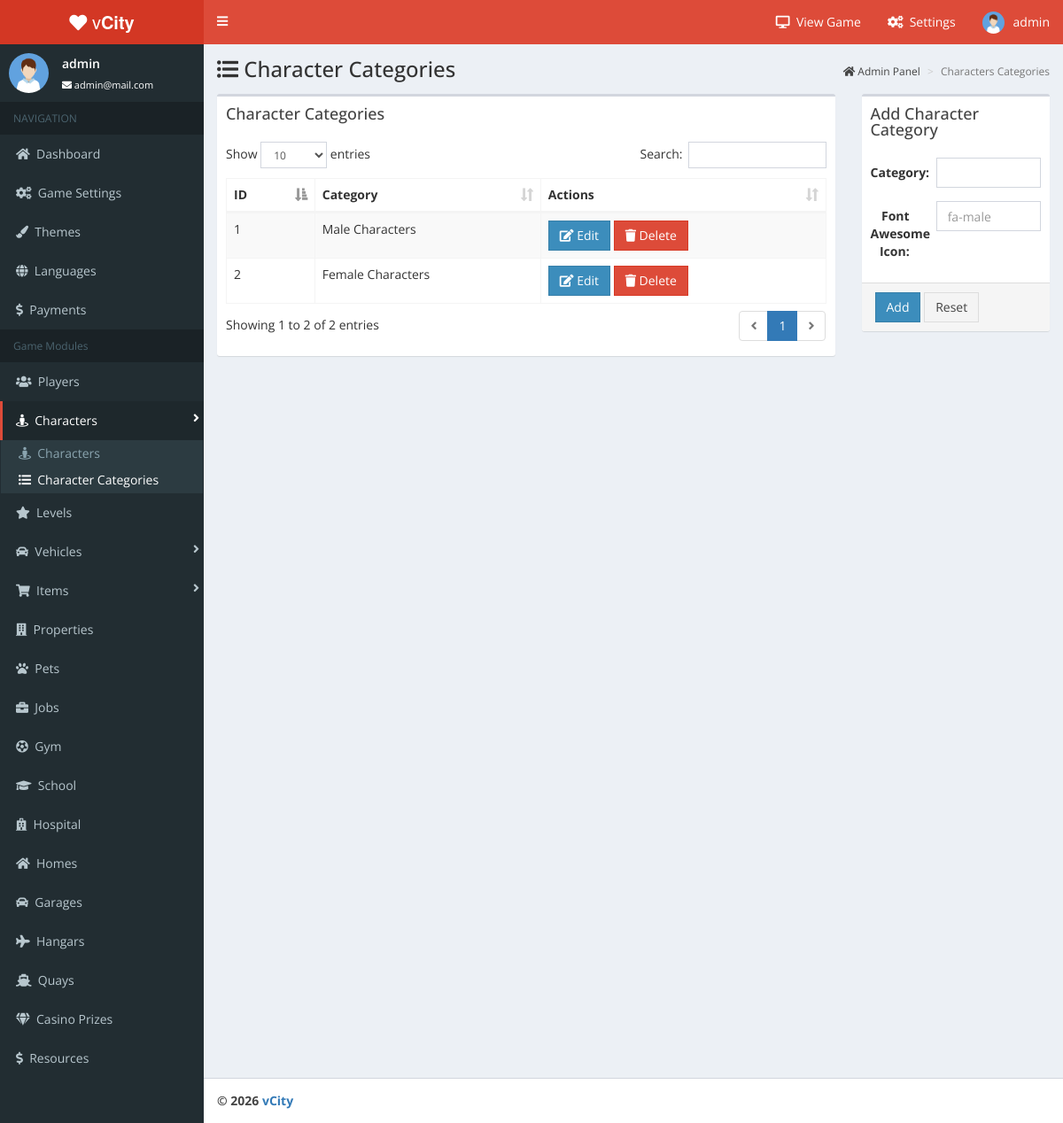
The page /admin/character-categories.php (signed in) on the database its author committed.
### tables this page shows
CREATE TABLE `players` (
  `id` int(11) NOT NULL,
  `username` varchar(255) NOT NULL,
  `password` varchar(255) NOT NULL,
  `email` varchar(255) NOT NULL,
  `avatar` varchar(255) NOT NULL DEFAULT 'images/icons/default-avatar.jpg',
  `role` varchar(255) NOT NULL DEFAULT 'Player',
  `level` int(11) NOT NULL DEFAULT '1',
  `money` int(11) NOT NULL DEFAULT '1500',
  `gold` int(11) NOT NULL DEFAULT '20',
  `respect` int(11) NOT NULL DEFAULT '0',
  `health` int(11) NOT NULL DEFAULT '100',
  `energy` int(11) NOT NULL DEFAULT '100',
  `power` int(11) NOT NULL DEFAULT '0',
  `agility` int(11) NOT NULL DEFAULT '0',
  `endurance` int(11) NOT NULL DEFAULT '0',
  `intelligence` int(11) NOT NULL DEFAULT '0',
  `character_id` int(11) NOT NULL DEFAULT '0',
  `home_id` int(11) NOT NULL DEFAULT '1',
  `garage_id` int(11) NOT NULL DEFAULT '0',
  `hangar_id` int(11) NOT NULL DEFAULT '0',
  `quay_id` int(11) NOT NULL DEFAULT '0',
  `bank` int(11) NOT NULL DEFAULT '0',
  `spins` int(11) NOT NULL DEFAULT '2',
  `theme` int(11) NOT NULL DEFAULT '1',
  `language` varchar(255) NOT NULL,
  `timeonline` varchar(255) NOT NULL
);

CREATE TABLE `character_categories` (
  `id` int(11) NOT NULL,
  `fa_icon` varchar(255) NOT NULL,
  `category` varchar(255) NOT NULL
);

### admin/character-categories.php (the view, shortened to what this page needs)
<?php
require("core.php");
head();
?>
<div class="content-wrapper">
			<div id="content-container">
				<section class="content-header">
    			  <h1><i class="fas fa-list-ul"></i> Character Categories</h1>
    			  <ol class="breadcrumb">
   			         <li><a href="dashboard.php"><i class="fas fa-home"></i> Admin Panel</a></li>
    			     <li class="active">Characters Categories</li>
    			  </ol>
    			</section>
				<section class="content">
                <div class="row">
				<div class="col-md-9">
				    <div class="box">
						<div class="box-header">
							<h3 class="box-title">Character Categories</h3>
						</div>
						<div class="box-body">
<table id="dt-basic" class="table table-striped table-bordered table-hover" cellspacing="0" width="100%">
									<thead>
										<tr>
											<th>ID</th>
											<th>Category</th>
											<th>Actions</th>
										</tr>
									</thead>
									<tbody>
<?php
$query = mysqli_query($connect, "SELECT * FROM `character_categories`");
while ($row = mysqli_fetch_assoc($query)) {
    echo '
										<tr>
											<td>' . $row['id'] . '</td>
                                            <td>' . $row['category'] . '</td>
											<td>
                                            <a href="?edit-id=' . $row['id'] . '" class="btn btn-flat btn-flat btn-primary"><i class="fas fa-edit"></i> Edit</a>
                                            <a href="?delete-id=' . $row['id'] . '" class="btn btn-flat btn-flat btn-danger"><i class="fas fa-trash"></i> Delete</a>
											</td>
										</tr>
';
}
?>
									</tbody>
								</table>
                        </div>
                     </div>
                </div>
				<div class="col-md-3">
<form class="form-horizontal" action="" method="post">
				     <div class="box">
						<div class="box-header">
							<h3 class="box-title">Add Character Category</h3>
						</div>
				        <div class="box-body">
								<div class="form-group">
											<label class="col-sm-4 control-label">Category: </label>
											<div class="col-sm-8">
												<input type="text" name="category" class="form-control" required>
											</div>
							    </div>
								<div class="form-group">
											<label class="col-sm-4 control-label">Font Awesome Icon: </label>
											<div class="col-sm-8">
												<input type="text" name="fa-icon" class="form-control" placeholder="fa-male" required>
											</div>
								</div>
                        </div>
                        <div class="panel-footer">
							<button class="btn btn-flat btn-primary" name="add" type="submit">Add</button>
							<button type="reset" class="btn btn-flat btn-default">Reset</button>
				        </div>
				     </div>
</form>
				</div>
				</div>
				</div>
			</div>
<?php
footer();
?>

### admin/core.php (shortened to what this page needs)
<?php
function head()
{
    include '../config.php';
?>
<!DOCTYPE html>
<html>
<head>
    <link href="https://maxcdn.bootstrapcdn.com/bootstrap/3.3.7/css/bootstrap.min.css" rel="stylesheet">
    <link rel="stylesheet" href="assets/css/red-skin.min.css">
    <link href="https://use.fontawesome.com/releases/v5.0.6/css/all.css" rel="stylesheet">
    <link href="assets/css/admin.min.css" rel="stylesheet">
    <link href="assets/plugins/datatables/datatables.min.css" rel="stylesheet">
    <link href="assets/plugins/datepicker/datepicker.min.css" rel="stylesheet">
</head>
<body class="hold-transition skin-red sidebar-mini" onload="startTime()">
<div class="wrapper">
  <header class="main-header">
    <a href="dashboard.php" class="logo">
      <span class="logo-lg"><i class="fas fa-heart"></i> v<strong>City</strong></span>
    </a>
    <nav class="navbar navbar-static-top">
      <a href="#" class="sidebar-toggle" data-toggle="push-menu" role="button">
	    <i class="fas fa-bars"></i>
      </a>
      <div class="navbar-custom-menu">
        <ul class="nav navbar-nav">
          <li>
             <a href="../" target="_blank">
			 <span><i class="fas fa-desktop"></i>&nbsp;&nbsp;View Game</span>
			 </a>
          </li>
          <li>
             <a href="game-settings.php"><span><i class="fas fa-cogs"></i>&nbsp;&nbsp;Settings</span></a>
          </li>
<?php
    $uname = $_SESSION['username'];
    $suser = mysqli_query($connect, "SELECT * FROM `players` WHERE username='$uname' AND role='Admin'");
    $urow  = mysqli_fetch_array($suser);
?>
          <li class="dropdown user user-menu">
            <a href="#" class="dropdown-toggle" data-toggle="dropdown">
              <img src="assets/img/avatar.png" class="user-image" alt="Admin Image">
              <span class="hidden-xs"><?php
    echo $_SESSION['username'];
?></span>
            </a>
          </li>
        </ul>
      </div>
    </nav>
  </header>
  <aside class="main-sidebar">
    <section class="sidebar">
      <div class="user-panel">
        <div class="pull-left image">
          <img src="assets/img/avatar.png" class="img-circle" alt="User Image">
        </div>
        <div class="pull-left info">
          <p><?php
    echo $_SESSION['username'];
?></p>
          <a href="#"><i class="fas fa-envelope"></i> <?php
    echo $urow['email'];
?></a>
        </div>
      </div>
      <ul class="sidebar-menu" data-widget="tree">
        <li class="header">NAVIGATION</li>
        <li <?php
    if (basename($_SERVER['SCRIPT_NAME']) == 'dashboard.php') {
        echo 'class="active"';
    }
?>>
           <a href="dashboard.php">
              <i class="fas fa-home"></i>&nbsp; <span>Dashboard</span>
           </a>
        </li>
        <li <?php
    if (basename($_SERVER['SCRIPT_NAME']) == 'game-settings.php') {
        echo 'class="active"';
    }
?>>
           <a href="game-settings.php">
              <i class="fas fa-cogs"></i>&nbsp; <span>Game Settings</span>
           </a>
        </li>
        <li <?php
    if (basename($_SERVER['SCRIPT_NAME']) == 'themes.php') {
        echo 'class="active"';
    }
?>>
           <a href="themes.php">
              <i class="fas fa-paint-brush"></i>&nbsp; <span>Themes</span>
           </a>
        </li>
        <li <?php
    if (basename($_SERVER['SCRIPT_NAME']) == 'languages.php') {
        echo 'class="active"';
    }
?>>
           <a href="languages.php">
              <i class="fas fa-globe"></i>&nbsp; <span>Languages</span>
           </a>
        </li>
        <li <?php
    if (basename($_SERVER['SCRIPT_NAME']) == 'payments.php') {
        echo 'class="active"';
    }
?>>
           <a href="payments.php">
              <i class="fas fa-dollar-sign"></i>&nbsp; <span>Payments</span>
           </a>
        </li>
		<li class="header">Game Modules</li>
        <li <?php
    if (basename($_SERVER['SCRIPT_NAME']) == 'players.php') {
        echo 'class="active"';
    }
?>>
           <a href="players.php">
              <i class="fas fa-users"></i>&nbsp; <span>Players</span>
           </a>
        </li>
        <li class="treeview  <?php
    if (basename($_SERVER['SCRIPT_NAME']) == 'characters.php' OR basename($_SERVER['SCRIPT_NAME']) == 'character-categories.php') {
        echo 'active';
    }
?>">
           <a href="#">
              <i class="fas fa-street-view"></i>&nbsp; <span>Characters</span> <i class="fas fa-angle-right pull-right"></i>
           </a>
           <ul class="treeview-menu">
               <li <?php
    if (basename($_SERVER['SCRIPT_NAME']) == 'characters.php') {
        echo 'class="active"';
    }
?>><a href="characters.php"><i class="fas fa-street-view"></i>&nbsp; Characters</a></li>
               <li <?php
    if (basename($_SERVER['SCRIPT_NAME']) == 'character-categories.php') {
        echo 'class="active"';
    }
?>><a href="character-categories.php"><i class="fas fa-list-ul"></i>&nbsp; Character Categories</a></li>
           </ul>
        </li>
        <li <?php
    if (basename($_SERVER['SCRIPT_NAME']) == 'levels.php') {
        echo 'class="active"';
    }
?>>
           <a href="levels.php">
              <i class="fas fa-star"></i>&nbsp; <span>Levels</span>
           </a>
        </li>
        <li class="treeview  <?php
    if (basename($_SERVER['SCRIPT_NAME']) == 'vehicles.php' OR basename($_SERVER['SCRIPT_NAME']) == 'vehicle-categories.php') {
        echo 'active';
    }
?>">
           <a href="#">
              <i class="fas fa-car"></i>&nbsp; <span>Vehicles</span> <i class="fas fa-angle-right pull-right"></i>
           </a>
        </li>
        <li class="treeview  <?php
    if (basename($_SERVER['SCRIPT_NAME']) == 'items.php' OR basename($_SERVER['SCRIPT_NAME']) == 'item-categories.php') {
        echo 'active';
    }
?>">
           <a href="#">
              <i class="fas fa-shopping-cart"></i>&nbsp; <span>Items</span> <i class="fas fa-angle-right pull-right"></i>
           </a>
        </li>
		<li <?php
    if (basename($_SERVER['SCRIPT_NAME']) == 'properties.php') {
        echo 'class="active"';
    }
?>>
           <a href="properties.php">
              <i class="fas fa-building"></i>&nbsp; <span>Properties</span>
           </a>
        </li>
        <li <?php
    if (basename($_SERVER['SCRIPT_NAME']) == 'pets.php') {
        echo 'class="active"';
    }
?>>
           <a href="pets.php">
              <i class="fas fa-paw"></i>&nbsp; <span>Pets</span>
           </a>
        </li>
		<li <?php
    if (basename($_SERVER['SCRIPT_NAME']) == 'jobs.php') {
        echo 'class="active"';
    }
?>>
           <a href="jobs.php">
              <i class="fas fa-briefcase"></i>&nbsp; <span>Jobs</span>
           </a>
        </li>
		<li <?php
    if (basename($_SERVER['SCRIPT_NAME']) == 'gym.php') {
        echo 'class="active"';
    }
?>>
           <a href="gym.php">
              <i class="fas fa-futbol"></i>&nbsp; <span>Gym</span>
           </a>
        </li>
		<li <?php
    if (basename($_SERVER['SCRIPT_NAME']) == 'school.php') {
        echo 'class="active"';
    }
?>>
           <a href="school.php">
              <i class="fas fa-graduation-cap"></i>&nbsp; <span>School</span>
           </a>
        </li>
		<li <?php
    if (basename($_SERVER['SCRIPT_NAME']) == 'hospital.php') {
        echo 'class="active"';
    }
?>>
           <a href="hospital.php">
              <i class="fas fa-hospital"></i>&nbsp; <span>Hospital</span>
           </a>
        </li>
		<li <?php
    if (basename($_SERVER['SCRIPT_NAME']) == 'homes.php') {
        echo 'class="active"';
    }
?>>
           <a href="homes.php">
              <i class="fas fa-home"></i>&nbsp; <span>Homes</span>
           </a>
        </li>
		<li <?php
    if (basename($_SERVER['SCRIPT_NAME']) == 'garages.php') {
        echo 'class="active"';
    }
?>>
           <a href="garages.php">
              <i class="fas fa-car"></i>&nbsp; <span>Garages</span>
           </a>
        </li>
		<li <?php
    if (basename($_SERVER['SCRIPT_NAME']) == 'hangars.php') {
        echo 'class="active"';
    }
?>>
           <a href="hangars.php">
              <i class="fas fa-plane"></i>&nbsp; <span>Hangars</span>
           </a>
        </li>
		<li <?php
    if (basename($_SERVER['SCRIPT_NAME']) == 'quays.php') {
        echo 'class="active"';
    }
?>>
           <a href="quays.php">
              <i class="fas fa-ship"></i>&nbsp; <span>Quays</span>
           </a>
        </li>
		<li <?php
    if (basename($_SERVER['SCRIPT_NAME']) == 'casino-prizes.php') {
        echo 'class="active"';
    }
?>>
           <a href="casino-prizes.php">
              <i class="fas fa-gem"></i>&nbsp; <span>Casino Prizes</span>
           </a>
        </li>
		<li <?php
    if (basename($_SERVER['SCRIPT_NAME']) == 'resources.php') {
        echo 'class="active"';
    }
?>>
           <a href="resources.php">
              <i class="fas fa-dollar-sign"></i>&nbsp; <span>Resources</span>
           </a>
        </li>
      </ul>
    </section>
  </aside>
<?php
}
function footer()
{
?>
<footer class="main-footer">
    <strong>&copy; <?php
    echo date("Y");
?> <a href="https://codecanyon.net/user/antonov_web?ref=Antonov_WEB" target="_blank">vCity</a></strong>
</footer>
</div>
</body>
</html>
<?php
}
?>

### rows shown on the page
players: email "admin@mail.com"
character_categories: id "1", category "Male Characters"
character_categories: id "2", category "Female Characters"

### other values the page prints
$_SESSION['username'] "admin"
